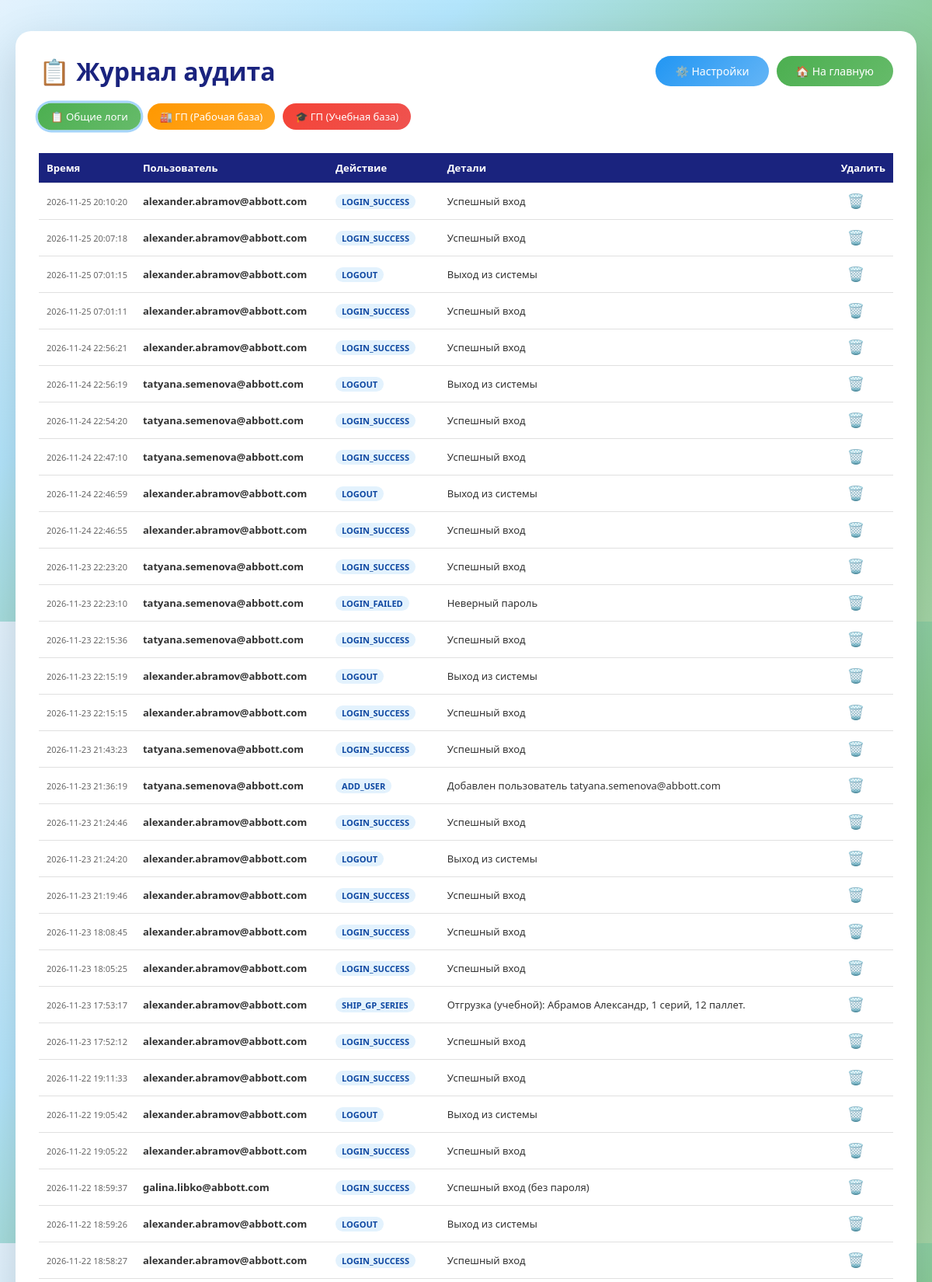
The page /view_logs (signed in, upper part) on the database its author committed.
### tables this page shows
CREATE TABLE audit_log (
                    id INTEGER PRIMARY KEY AUTOINCREMENT,
                    user_login TEXT,
                    action TEXT,
                    details TEXT,
                    timestamp TIMESTAMP DEFAULT CURRENT_TIMESTAMP
                , category TEXT DEFAULT 'other');

### app/routes/main.py (the view)
@main_bp.route('/view_logs')
@login_required
def view_logs():
    try:
        db = current_app.config.get('db')
        category = request.args.get('category', 'other')
        if category not in ['other', 'gp_working', 'gp_training']:
            category = 'other'
        logs = db.get_audit_log(500, category_filter=category)
        return render_template('view_logs.html', logs=logs, user_rights=session.get('user_rights'),
                               current_category=category)
    except Exception as e:
        print(f"Ошибка в view_logs: {e}")
        flash('Ошибка загрузки журнала аудита', 'danger')
        return redirect(url_for('main.index'))

### app/models/user_db.py (called while the page is built)
    @contextmanager
    def get_connection(self):
        conn = sqlite3.connect(self.db_file)
        conn.row_factory = sqlite3.Row
        try:
            yield conn
        finally:
            conn.close()

    def get_audit_log(self, limit=100, category_filter=None):
        with self.get_connection() as conn:
            cursor = conn.cursor()
            if category_filter:
                cursor.execute("SELECT * FROM audit_log WHERE category = ? ORDER BY timestamp DESC LIMIT ?",
                               (category_filter, limit))
            else:
                cursor.execute("SELECT * FROM audit_log ORDER BY timestamp DESC LIMIT ?", (limit,))
            return [dict(row) for row in cursor.fetchall()]

### templates/view_logs.html (shortened to what this page needs)
<!DOCTYPE html>
<html lang="ru">
<head>
<link rel="stylesheet" href="{{ url_for('static', filename='css/common.css') }}">
</head>
<body>
<div class="container">
    <h1>
        📋 Журнал аудита
        <div style="display: flex; gap: 10px;">
            <a href="/settings" class="btn btn-secondary">⚙️ Настройки</a>
            <a href="/" class="btn btn-primary">🏠 На главную</a>
        </div>
    </h1>
    <div class="filter-bar">
        <a href="{{ url_for('main.view_logs', category='other') }}"
           class="btn btn-primary {% if current_category == 'other' %}active-filter{% endif %}">
            📋 Общие логи
        </a>
        <a href="{{ url_for('main.view_logs', category='gp_working') }}"
           class="btn btn-settings {% if current_category == 'gp_working' %}active-filter{% endif %}">
            🏭 ГП (Рабочая база)
        </a>
        <a href="{{ url_for('main.view_logs', category='gp_training') }}"
           class="btn btn-danger {% if current_category == 'gp_training' %}active-filter{% endif %}">
            🎓 ГП (Учебная база)
        </a>
    </div>
    <div style="overflow-x: auto;">
        <table>
            <thead>
                <tr>
                    <th>Время</th>
                    <th>Пользователь</th>
                    <th>Действие</th>
                    <th>Детали</th>
                    {% if user_rights == 'Администратор' %}
                    <th>Удалить</th>
                    {% endif %}
                </tr>
            </thead>
            <tbody>
                {% for log in logs %}
                <tr>
                    <td class="timestamp">{{ log.timestamp }}</td>
                    <td><strong>{{ log.user_login }}</strong></td>
                    <td><span class="action-badge">{{ log.action }}</span></td>
                    <td>{{ log.details }}</td>
                    {% if user_rights == 'Администратор' %}
                    <td>
                        <form action="{{ url_for('main.delete_log', log_id=log.id, category=current_category) }}" method="POST" style="margin: 0;" onsubmit="return confirm('Удалить эту запись из журнала?');">
                            <button type="submit" class="delete-btn" title="Удалить запись">🗑️</button>
                        </form>
                    </td>
                    {% endif %}
                </tr>
                {% else %}
                <tr>
                    <td colspan="5" style="text-align: center; color: #999; padding: 20px;">Записей в этой категории пока нет.</td>
                </tr>
                {% endfor %}
            </tbody>
        </table>
    </div>
</div>
</body>
</html>

### static/css/common.css (style rules this page uses)
* { margin: 0; padding: 0; box-sizing: border-box; }
body { font-family: 'Segoe UI', Tahoma, Geneva, Verdana, sans-serif; min-height: 100vh; background: linear-gradient(135deg, #e3f2fd 0%, #b3e5fc 30%, #81c784 70%, #a5d6a7 100%); padding: 20px; color: #333; }
.btn { padding: 10px 25px; border: none; border-radius: 50px; font-size: 14px; font-weight: 500; cursor: pointer; text-decoration: none; display: inline-block; transition: all 0.3s ease; }
.btn-primary { background: linear-gradient(135deg, #4caf50, #66bb6a); color: white; }
.btn-secondary { background: linear-gradient(135deg, #2196f3, #64b5f6); color: white; }
.btn-danger { background: linear-gradient(135deg, #f44336, #ef5350); color: white; }
.btn-settings { background: linear-gradient(135deg, #ff9800, #ffa726); color: white; }

### templates/view_logs.html (style rules this page uses)
.container { max-width: 1200px; margin: 20px auto; background: white; border-radius: 20px; padding: 30px; box-shadow: 0 20px 60px rgba(0, 0, 0, 0.15); }
h1 { color: #1a237e; margin-bottom: 20px; display: flex; justify-content: space-between; align-items: center; flex-wrap: wrap; gap: 10px; }
table { width: 100%; border-collapse: collapse; font-size: 13px; margin-top: 15px; }
th, td { padding: 10px; text-align: left; border-bottom: 1px solid #e0e0e0; }
th { background: #1a237e; color: white; position: sticky; top: 0; z-index: 10; }
.delete-btn { background: none; border: none; color: #f44336; font-size: 18px; cursor: pointer; padding: 2px 8px; border-radius: 4px; transition: all 0.2s; }
.timestamp { font-size: 11px; color: #666; white-space: nowrap; }
.action-badge { display: inline-block; padding: 2px 8px; border-radius: 10px; font-size: 11px; font-weight: bold; background: #e3f2fd; color: #0d47a1; }
.filter-bar { display: flex; gap: 10px; margin-bottom: 15px; flex-wrap: wrap; }
.filter-bar .btn { font-size: 13px; padding: 8px 16px; }
.filter-bar .btn.active-filter { box-shadow: 0 0 0 3px rgba(33,150,243,0.4); transform: scale(1.02); }

### rows shown on the page
audit_log: timestamp "2026-11-25 20:10:20", user_login "alexander.abramov@abbott.com", action "LOGIN_SUCCESS", details "Успешный вход"
audit_log: timestamp "2026-11-25 20:07:18", user_login "alexander.abramov@abbott.com", action "LOGIN_SUCCESS", details "Успешный вход"
audit_log: timestamp "2026-11-25 07:01:15", user_login "alexander.abramov@abbott.com", action "LOGOUT", details "Выход из системы"
audit_log: timestamp "2026-11-25 07:01:11", user_login "alexander.abramov@abbott.com", action "LOGIN_SUCCESS", details "Успешный вход"
audit_log: timestamp "2026-11-24 22:56:21", user_login "alexander.abramov@abbott.com", action "LOGIN_SUCCESS", details "Успешный вход"
audit_log: timestamp "2026-11-24 22:56:19", user_login "tatyana.semenova@abbott.com", action "LOGOUT", details "Выход из системы"
audit_log: timestamp "2026-11-24 22:54:20", user_login "tatyana.semenova@abbott.com", action "LOGIN_SUCCESS", details "Успешный вход"
audit_log: timestamp "2026-11-24 22:47:10", user_login "tatyana.semenova@abbott.com", action "LOGIN_SUCCESS", details "Успешный вход"
audit_log: timestamp "2026-11-24 22:46:59", user_login "alexander.abramov@abbott.com", action "LOGOUT", details "Выход из системы"
audit_log: timestamp "2026-11-24 22:46:55", user_login "alexander.abramov@abbott.com", action "LOGIN_SUCCESS", details "Успешный вход"
audit_log: timestamp "2026-11-23 22:23:20", user_login "tatyana.semenova@abbott.com", action "LOGIN_SUCCESS", details "Успешный вход"
audit_log: timestamp "2026-11-23 22:23:10", user_login "tatyana.semenova@abbott.com", action "LOGIN_FAILED", details "Неверный пароль"
audit_log: timestamp "2026-11-23 22:15:36", user_login "tatyana.semenova@abbott.com", action "LOGIN_SUCCESS", details "Успешный вход"
audit_log: timestamp "2026-11-23 22:15:19", user_login "alexander.abramov@abbott.com", action "LOGOUT", details "Выход из системы"
audit_log: timestamp "2026-11-23 22:15:15", user_login "alexander.abramov@abbott.com", action "LOGIN_SUCCESS", details "Успешный вход"
audit_log: timestamp "2026-11-23 21:43:23", user_login "tatyana.semenova@abbott.com", action "LOGIN_SUCCESS", details "Успешный вход"
audit_log: timestamp "2026-11-23 21:36:19", user_login "tatyana.semenova@abbott.com", action "ADD_USER", details "Добавлен пользователь tatyana.semenova@abbott.com"
audit_log: timestamp "2026-11-23 21:24:46", user_login "alexander.abramov@abbott.com", action "LOGIN_SUCCESS", details "Успешный вход"
audit_log: timestamp "2026-11-23 21:24:20", user_login "alexander.abramov@abbott.com", action "LOGOUT", details "Выход из системы"
audit_log: timestamp "2026-11-23 21:19:46", user_login "alexander.abramov@abbott.com", action "LOGIN_SUCCESS", details "Успешный вход"
audit_log: timestamp "2026-11-23 18:08:45", user_login "alexander.abramov@abbott.com", action "LOGIN_SUCCESS", details "Успешный вход"
audit_log: timestamp "2026-11-23 18:05:25", user_login "alexander.abramov@abbott.com", action "LOGIN_SUCCESS", details "Успешный вход"
audit_log: timestamp "2026-11-23 17:53:17", user_login "alexander.abramov@abbott.com", action "SHIP_GP_SERIES", details "Отгрузка (учебной): Абрамов Александр, 1 серий, 12 паллет."
audit_log: timestamp "2026-11-23 17:52:12", user_login "alexander.abramov@abbott.com", action "LOGIN_SUCCESS", details "Успешный вход"
audit_log: timestamp "2026-11-22 19:11:33", user_login "alexander.abramov@abbott.com", action "LOGIN_SUCCESS", details "Успешный вход"
audit_log: timestamp "2026-11-22 19:05:42", user_login "alexander.abramov@abbott.com", action "LOGOUT", details "Выход из системы"
audit_log: timestamp "2026-11-22 19:05:22", user_login "alexander.abramov@abbott.com", action "LOGIN_SUCCESS", details "Успешный вход"
audit_log: timestamp "2026-11-22 18:59:37", user_login "galina.libko@abbott.com", action "LOGIN_SUCCESS", details "Успешный вход (без пароля)"
audit_log: timestamp "2026-11-22 18:59:26", user_login "alexander.abramov@abbott.com", action "LOGOUT", details "Выход из системы"
audit_log: timestamp "2026-11-22 18:58:27", user_login "alexander.abramov@abbott.com", action "LOGIN_SUCCESS", details "Успешный вход"
